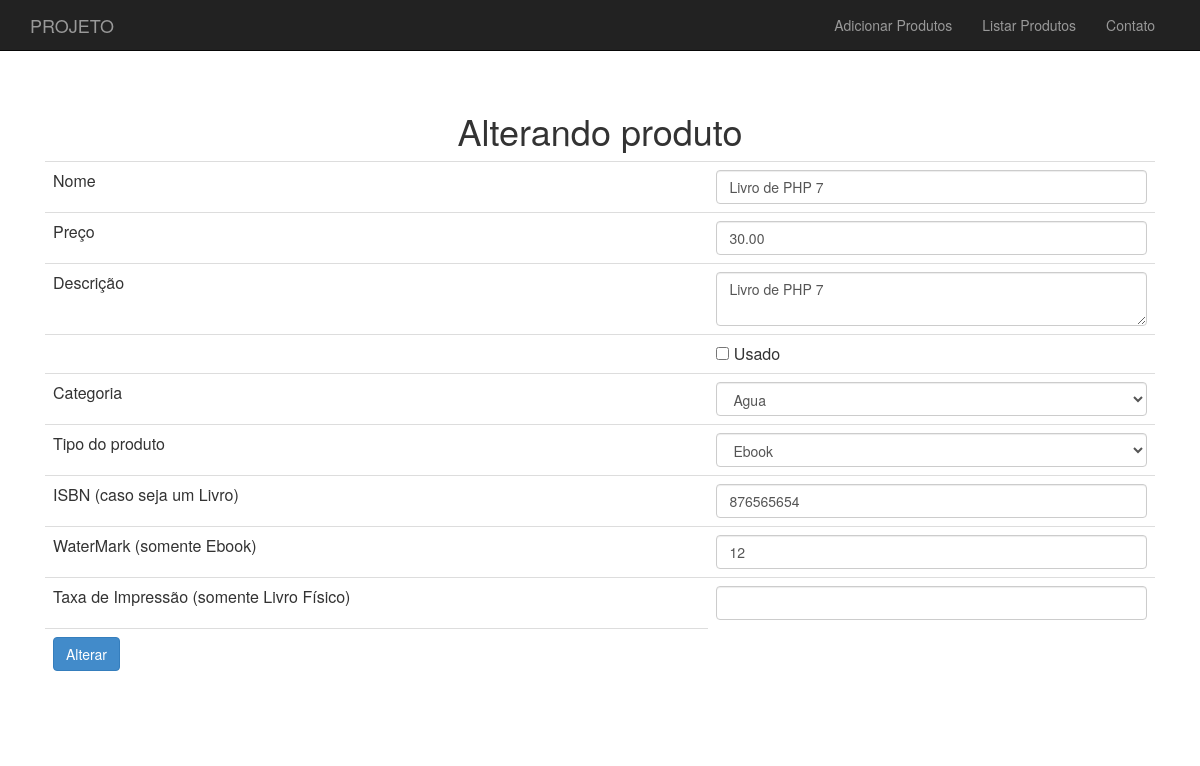
Screenshot of /loja/produto-altera-formulario.php?id=13 with the database file from the repository.
### tables this page shows
CREATE TABLE `produtos` (
  `id` int(11) NOT NULL,
  `nome` varchar(255) DEFAULT NULL,
  `descricao` text NOT NULL,
  `preco` decimal(10,2) DEFAULT NULL,
  `usado` tinyint(1) NOT NULL,
  `categoria_id` int(11) DEFAULT NULL,
  `isbn` varchar(255) DEFAULT NULL,
  `tipoProduto` varchar(255) DEFAULT NULL,
  `waterMark` varchar(255) DEFAULT NULL,
  `taxaImpressao` varchar(255) DEFAULT NULL
);

### loja/class/ProdutoDao.php (called while the page is built, shortened)
<?php
class ProdutoDao {
	private $conexao;
	function __construct($conexao){
		$this->conexao = $conexao;
	}
function buscaProduto($id) {
	$query = "select * from produtos where id = {$id}";
	$resultado = mysqli_query($this->conexao, $query);
	$produto_buscado = mysqli_fetch_assoc($resultado);
    $tipoProduto = $produto_buscado['tipoProduto'];
    $produto_id = $produto_buscado['id'];
    $categoria_id = $produto_buscado['categoria_id'];
    $factory = new ProdutoFactory();
    $produto = $factory->criaPor($tipoProduto, $produto_buscado);
    $produto->atualizaBaseadoEm($produto_buscado);
    $produto->setId($produto_id);
    $produto->getCategoria()->setId($categoria_id);
	return $produto;
}
}
?>

### loja/class/ProdutoFactory.php (called while the page is built)
<?php
class ProdutoFactory {
	private $classes = array("Produto", "Ebook", "LivroFisico");
	function criaPor($tipoProduto, $params){
		$nome = $params['nome'];
		$preco = $params['preco'];
		$descricao = $params['descricao'];
		$usado = $params['usado'];
		$categoria = new Categoria();
		if(in_array($tipoProduto, $this->classes)){
			return new $tipoProduto($nome, $preco, $descricao, $usado, $categoria);
		} else {
			return new Produto($nome, $preco, $descricao, $usado, $categoria);
		}
	}
}

### loja/class/Produto.php (called while the page is built, shortened)
<?php
class Produto {
    private $nome;
    private $preco;
    private $descricao;
    private $usado;
    private $categoria;
    function __construct($nome, $preco, $descricao, $usado, Categoria $categoria){
        $this->nome = $nome;
        $this->preco = $preco;
        $this->descricao = $descricao;
        $this->usado = $usado;
        $this->categoria = $categoria;
    }
    public function getNome(){
    	return $this->nome;
    }
    public function getDescricao(){
    	return $this->descricao;
    }
    public function getpreco(){
    	return $this->preco;
    }
    public function getUsado(){
    	return $this->usado;
    }
    public function setUsado($usado){
    	$this->usado = $usado;
    }
    public function getCategoria(){
    	return $this->categoria;
    }
    function temIsbn(){
        return $this instanceof Livro;
    }
    function temWaterMark(){
        return $this instanceof Ebook;
    }
    function temTaxaImpressao(){
        return $this instanceof LivroFisico;
    }
}

### loja/class/CategoriaDao.php (called while the page is built)
<?php
class CategoriaDao {
	private $conexao;
	function __construct($conexao){
		$this->conexao = $conexao;
	}
	function listaCategorias() {
	$categorias = array();
	$query = "select * from categorias";
	$resultado = mysqli_query($this->conexao, $query);
	while($categoria_array = mysqli_fetch_assoc($resultado)) {
        $categoria = new Categoria();
        $categoria->setId($categoria_array['id']);
		$categoria->setNome($categoria_array['nome']);
        array_push($categorias, $categoria);
	}
	return $categorias;
}
}
?>

### loja/class/Categoria.php (called while the page is built)
<?php
class Categoria {
    private $id;
    private $nome;
    public function getId(){
    	return $this->id;
    }
    public function setId($id){
    	$this->id = $id;
    }
    public function getNome(){
    	return $this->nome;
    }
    public function setNome($nome){
    	$this->nome = $nome;
    }
}

### loja/class/Livro.php (called while the page is built, shortened)
<?php
abstract class Livro extends Produto {
	private $isbn;
    public function getIsbn(){
        return $this->isbn;
    }
    public function setIsbn($isbn){
        $this->isbn = $isbn;
    }
}
 ?>

### loja/class/Ebook.php (called while the page is built)
<?php
class Ebook extends Livro {
	private $waterMark;
	public function getWaterMark() {
		return $this->waterMark;
	}
	public function setWaterMark($waterMark) {
		$this->waterMark = $waterMark;
	}
}

### loja/produto-formulario-base.php (the view)
<tr>
	<td>Nome</td>
	<td>
		<input class="form-control" type="text" name="nome"
		value="<?=$produto->getNome()?>">
	</td>
</tr>
<tr>
	<td>Preço</td>
	<td>
		<input class="form-control" type="number" step="0.01" name="preco"
		value="<?=$produto->getPreco()?>">
	</td>
</tr>
<tr>
	<td>Descrição</td>
	<td>
		<textarea class="form-control" name="descricao"><?=$produto->getDescricao()?></textarea>
	</td>
</tr>
<tr>
	<td></td>
	<td><input type="checkbox" name="usado" <?=$produto->getUsado()?> value="true"> Usado
</tr>
<tr>
	<td>Categoria</td>
	<td>
		<select name="categoria_id" class="form-control">
			<?php
			foreach($categorias as $categoria) :
				$essaEhACategoria = $produto->getCategoria()->getId() == $categoria->getId();
				$selecao = $essaEhACategoria ? "selected='selected'" : "";
			?>
			<option value="<?=$categoria->getId()?>" <?=$selecao?>>
				<?=$categoria->getNome()?>
			</option>
			<?php
			endforeach
			?>
		</select>
	</td>
</tr>
<tr>
	<td>Tipo do produto</td>
	<td>
		<select name="tipoProduto" class="form-control">
			<?php
			$tipos = array("Produto", "Livro Fisico", "Ebook");
			foreach($tipos as $tipo) :
				$tipoSemEspaco = str_replace(' ', '', $tipo);
				$esseEhOTipo = get_class($produto) == $tipoSemEspaco;
				$selecaoTipo = $esseEhOTipo ? "selected='selected'" : "";
			?>
				<?php if ($tipo == "Livro Fisico") : ?>
					<optgroup label="Livros">
				<?php endif ?>
						<option value="<?=$tipoSemEspaco?>" <?=$selecaoTipo?>>
							<?=$tipo?>
						</option>
				<?php if ($tipo == "Ebook") : ?>
					</optgroup>
				<?php endif ?>
			<?php endforeach ?>
		</select>
	</td>
</tr>
<tr>
    <td>ISBN (caso seja um Livro)</td>
    <td>
        <input type="text" name="isbn" class="form-control"
            value="<?php if ($produto->temIsbn()) { echo $produto->getIsbn(); } ?>" />
    </td>
</tr>
<tr>
    <td>WaterMark (somente Ebook)</td>
    <td>
        <input type="text" class="form-control" name="waterMark"
            value="<?php if ($produto->temWaterMark()) { echo $produto->getWaterMark(); } ?>" />
    </td>
</tr>
<tr>
    <td>Taxa de Impressão (somente Livro Físico)</td>
    <td>
        <input type="text" class="form-control" name="taxaImpressao"
            value="<?php if ($produto->temTaxaImpressao()) { echo $produto->getTaxaImpressao(); } ?>" />
    </td>
</tr>

### loja/css/estilos.css (style rules this page uses)
* { margin: 0; padding: 0; -box-sizing: border-box; -webkit--box-sizing: border-box; -moz--box-sizing: border-box; }

### rows the page displays
produtos: nome "Livro de PHP 7", preco "30.00", descricao "Livro de PHP 7", isbn "876565654", waterMark "12"

### other values shown
form field categoria_id "Agua"
form field tipoProduto "Ebook"
